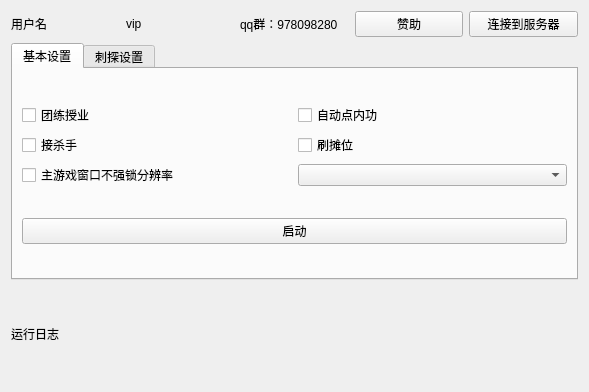
<?xml version="1.0" encoding="UTF-8"?>
<ui version="4.0">
 <class>main</class>
 <widget class="QWidget" name="main">
  <property name="geometry">
   <rect>
    <x>0</x>
    <y>0</y>
    <width>589</width>
    <height>392</height>
   </rect>
  </property>
  <property name="windowTitle">
   <string>设置</string>
  </property>
  <layout class="QVBoxLayout" name="verticalLayout" stretch="3,10,4">
   <item>
    <layout class="QHBoxLayout" name="horizontalLayout">
     <item>
      <widget class="QLabel" name="lb_user_name">
       <property name="text">
        <string>用户名</string>
       </property>
      </widget>
     </item>
     <item>
      <widget class="QLabel" name="lb_user_vip">
       <property name="text">
        <string>vip</string>
       </property>
      </widget>
     </item>
     <item>
      <widget class="QLabel" name="lb_q_qun">
       <property name="text">
        <string>qq群：978098280</string>
       </property>
      </widget>
     </item>
     <item>
      <widget class="QPushButton" name="bt_chongzhi">
       <property name="text">
        <string>赞助</string>
       </property>
      </widget>
     </item>
     <item>
      <widget class="QPushButton" name="bt_ws_con">
       <property name="text">
        <string>连接到服务器</string>
       </property>
      </widget>
     </item>
    </layout>
   </item>
   <item>
    <widget class="QTabWidget" name="tabWidget">
     <property name="toolTip">
      <string/>
     </property>
     <property name="currentIndex">
      <number>0</number>
     </property>
     <widget class="QWidget" name="tabWidgetPage1">
      <property name="enabled">
       <bool>true</bool>
      </property>
      <attribute name="title">
       <string>基本设置</string>
      </attribute>
      <layout class="QVBoxLayout" name="verticalLayout_2">
       <item>
        <layout class="QGridLayout" name="gridLayout_2">
         <item row="1" column="0">
          <widget class="QCheckBox" name="cb_shashou">
           <property name="text">
            <string>接杀手</string>
           </property>
          </widget>
         </item>
         <item row="1" column="1">
          <widget class="QCheckBox" name="cb_tanwei">
           <property name="text">
            <string>刷摊位</string>
           </property>
          </widget>
         </item>
         <item row="0" column="1">
          <widget class="QCheckBox" name="cb_neigong">
           <property name="text">
            <string>自动点内功</string>
           </property>
          </widget>
         </item>
         <item row="0" column="0">
          <widget class="QCheckBox" name="cb_tuanlian">
           <property name="text">
            <string>团练授业</string>
           </property>
          </widget>
         </item>
         <item row="2" column="0">
          <widget class="QCheckBox" name="cb_main_win">
           <property name="text">
            <string>主游戏窗口不强锁分辨率</string>
           </property>
          </widget>
         </item>
         <item row="2" column="1">
          <widget class="QComboBox" name="cbb_main_win"/>
         </item>
        </layout>
       </item>
       <item>
        <widget class="QPushButton" name="bt_start_up">
         <property name="text">
          <string>启动</string>
         </property>
        </widget>
       </item>
      </layout>
     </widget>
     <widget class="QWidget" name="tabWidgetPage2">
      <attribute name="title">
       <string>刺探设置</string>
      </attribute>
      <layout class="QVBoxLayout" name="verticalLayout_3">
       <item>
        <layout class="QHBoxLayout" name="horizontalLayout_2">
         <item>
          <widget class="QLabel" name="lb_an_num">
           <property name="text">
            <string>当前在线远端设备数：0</string>
           </property>
          </widget>
         </item>
         <item>
          <widget class="QPushButton" name="bt_task_up">
           <property name="text">
            <string>提交修改</string>
           </property>
          </widget>
         </item>
         <item>
          <widget class="QPushButton" name="bt_del_task">
           <property name="text">
            <string>删除</string>
           </property>
          </widget>
         </item>
         <item>
          <widget class="QPushButton" name="bt_creat_task">
           <property name="text">
            <string>创建</string>
           </property>
          </widget>
         </item>
        </layout>
       </item>
       <item>
        <widget class="QTableWidget" name="tw_citan_data">
         <property name="sizeAdjustPolicy">
          <enum>QAbstractScrollArea::AdjustToContentsOnFirstShow</enum>
         </property>
         <property name="autoScrollMargin">
          <number>16</number>
         </property>
         <attribute name="horizontalHeaderDefaultSectionSize">
          <number>60</number>
         </attribute>
         <column>
          <property name="text">
           <string>任务id</string>
          </property>
         </column>
         <column>
          <property name="text">
           <string>账号</string>
          </property>
         </column>
         <column>
          <property name="text">
           <string>密码</string>
          </property>
         </column>
         <column>
          <property name="text">
           <string>大区</string>
          </property>
         </column>
         <column>
          <property name="text">
           <string>服务器</string>
          </property>
         </column>
         <column>
          <property name="text">
           <string>修改时间</string>
          </property>
         </column>
         <column>
          <property name="text">
           <string>定时计划（小时）</string>
          </property>
         </column>
         <column>
          <property name="text">
           <string>任务状态</string>
          </property>
         </column>
        </widget>
       </item>
      </layout>
     </widget>
    </widget>
   </item>
   <item>
    <widget class="QLabel" name="lb_log">
     <property name="text">
      <string>运行日志</string>
     </property>
    </widget>
   </item>
  </layout>
 </widget>
 <resources/>
 <connections/>
</ui>
